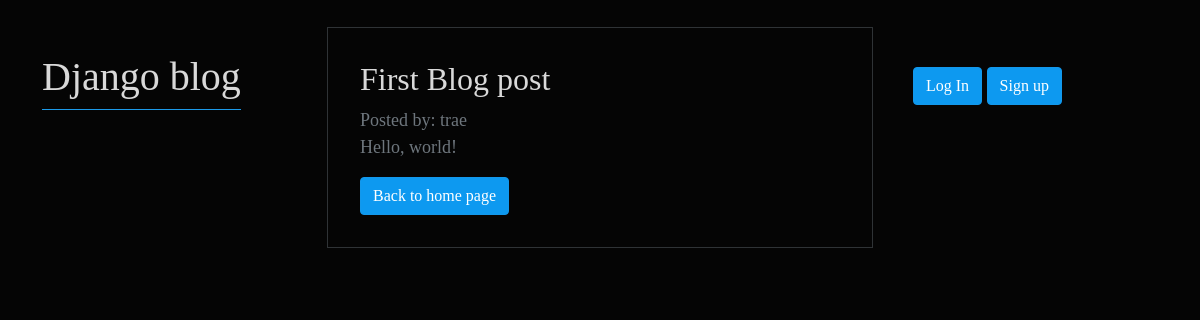
The page /post/1/ on the database as committed earlier.
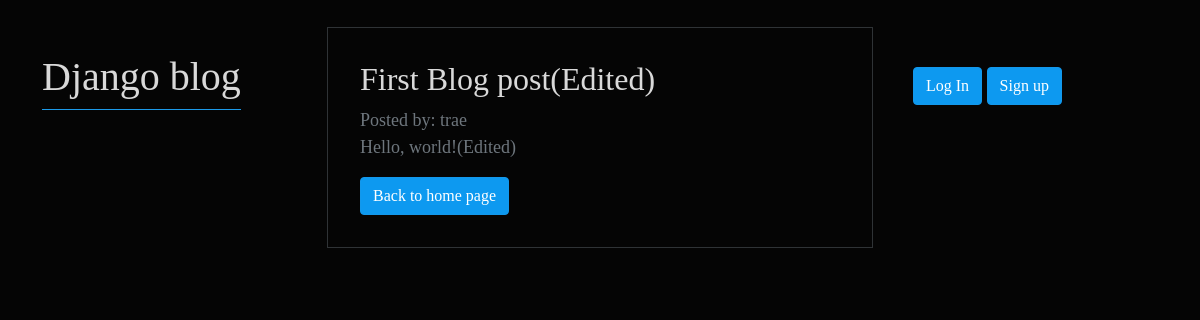
The same page on the database as committed later.
### blog/models.py (models this page shows, shortened)
class Post(models.Model):
    title = models.CharField(max_length=200)
    author = models.ForeignKey("auth.User", on_delete=models.CASCADE)
    body = models.TextField()

### blog/views.py (the view)
# urls.py: path('post/<int:pk>/', BlogDetailView.as_view(), name="post_detail"),
class BlogDetailView(DetailView):
    model = Post
    template_name = "post_detail.html"

### templates/post_detail.html
{% extends 'base.html' %}
{% block content %}
<div class="post-entry">
    <h2>{{ post.title }}</h2>
    <p>Posted by: {{ post.author }}</p>
    <p>{{ post.body }}</p>
    {% if user == post.author %}
    <a href="{% url 'post_edit' post.pk %}" class="btn btn-primary mt-3">+ Edit Blog Post</a>
    <a href="{% url 'post_delete' post.pk %}" class="btn btn-primary ms-3 mt-3">- Delete Blog Post</a>
    {% else %}
    <a href="{% url 'home' %}" class="btn btn-primary mt-3">Back to home page</a>
    {% endif %}
</div>
{% endblock content %}

Rows that differ between the two databases and show on the page:
changed Post "trae": title "First Blog post" → "First Blog post(Edited)"; body "Hello, world!" → "Hello, world!(Edited)"
